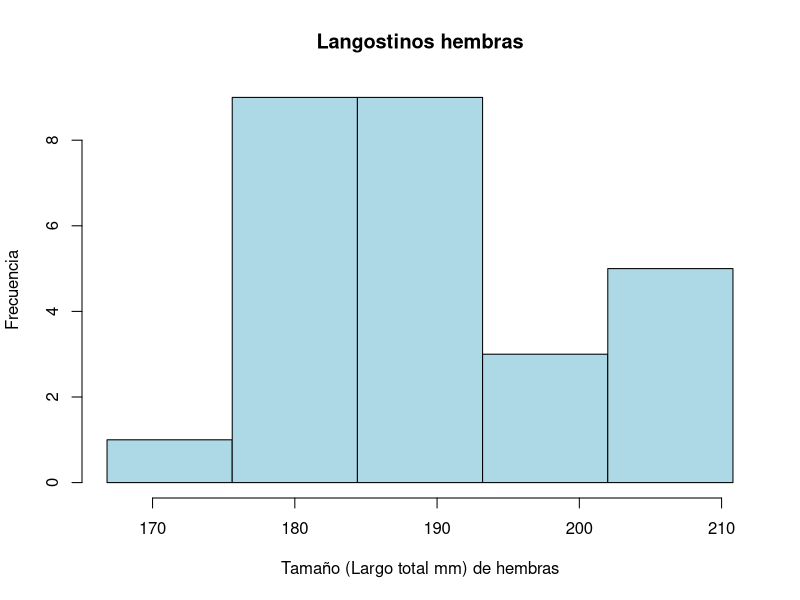
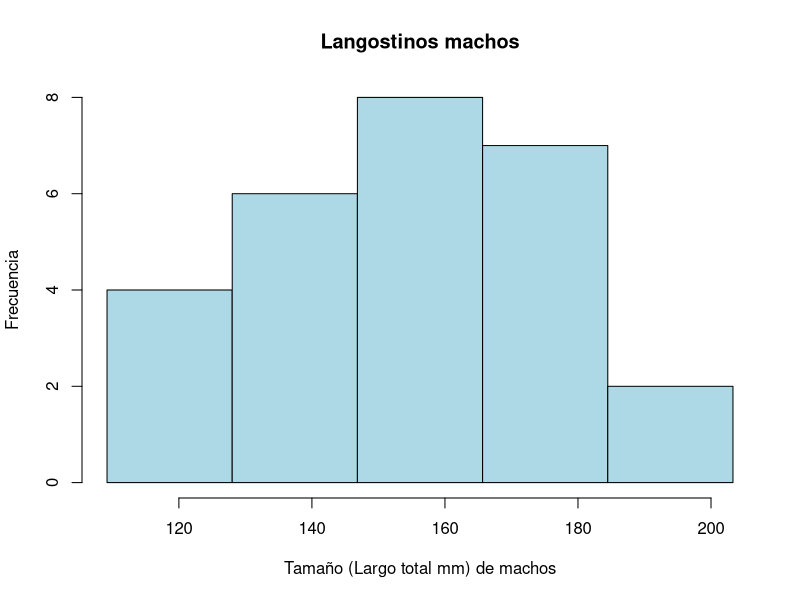
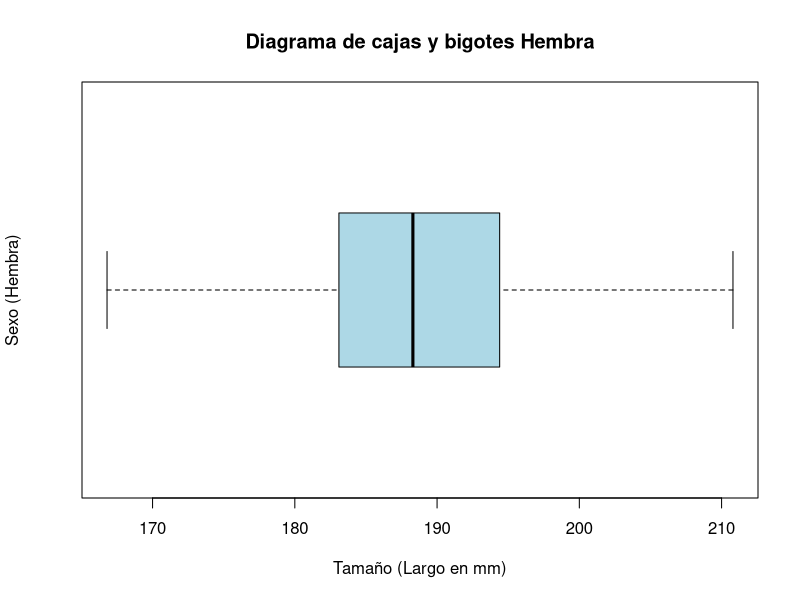
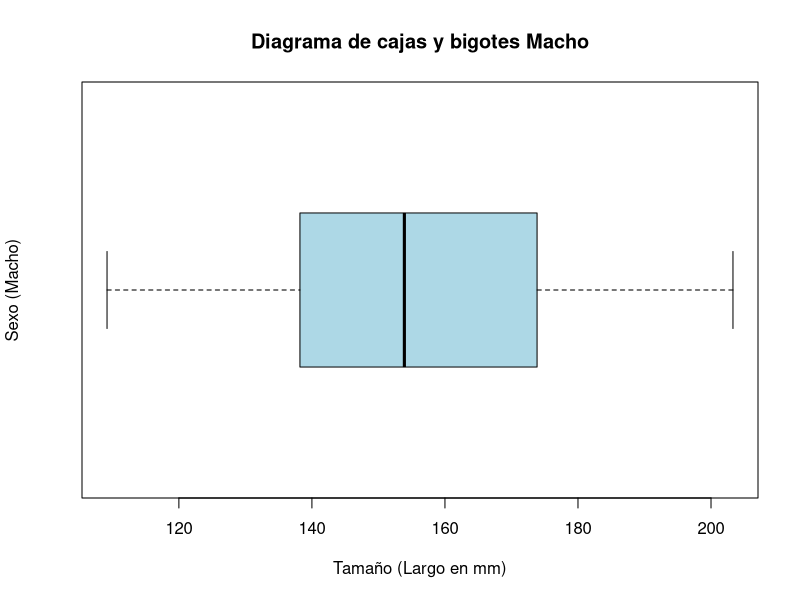
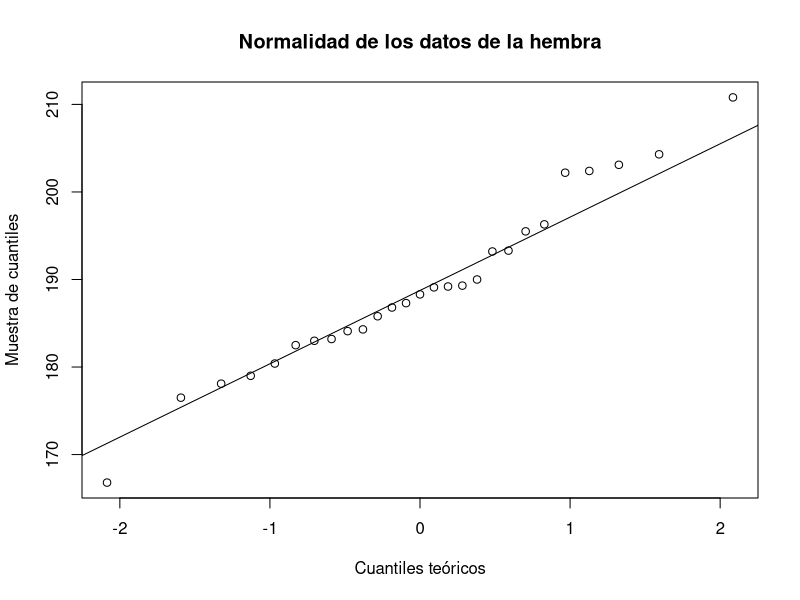
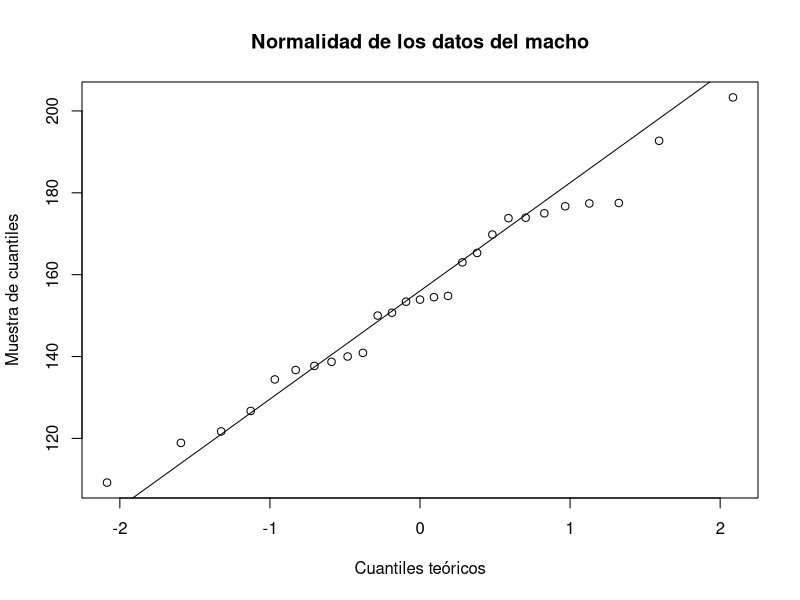
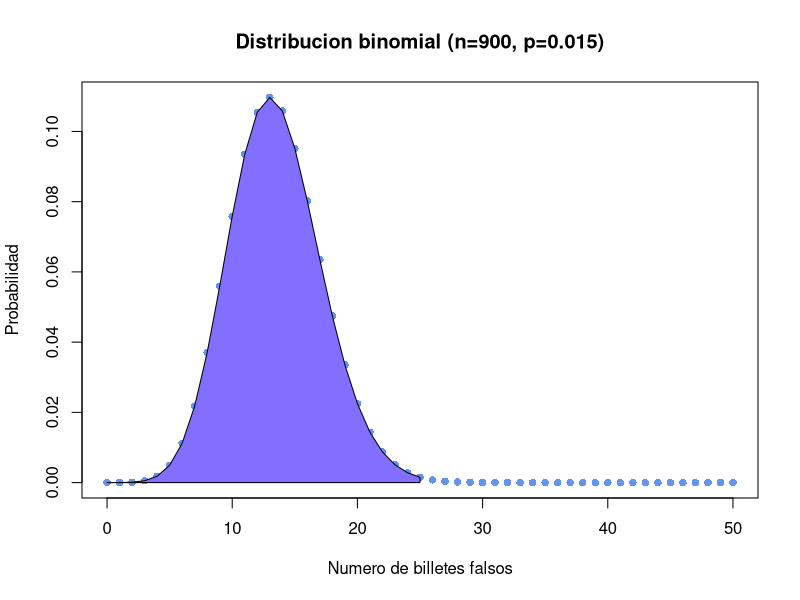
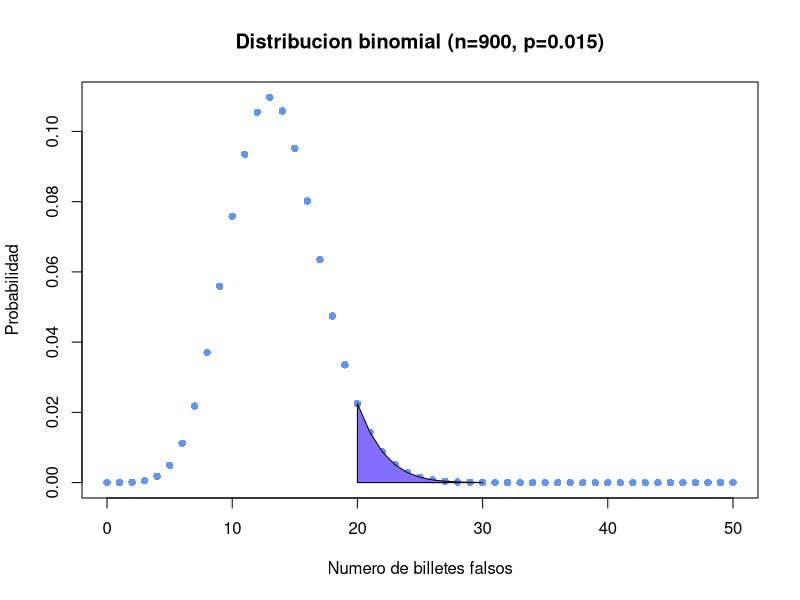

The R script that drew these images, in order:
## ---- chunk 1
knitr::opts_chunk$set(echo = TRUE)
## ---- chunk 2
hembra<- c(183.2,184.1,183.0,204.3,176.5,179.0,188.3,186.8,202.2,182.5,190.0,178.1 
,193.2,180.4,184.3,189.2,189.1,203.1,166.8,196.3,193.3,187.3,185.8,189.3,195.5 
,202.4,210.8)

macho<- c(140.9,121.7,173.8,154.5,109.2,150.7,203.3,163.0,137.7,173.9,177.4 
,154.8,177.5,153.4,138.7,136.7,165.3,126.7,118.9,140.0,192.7,134.4,175.0 
,169.8,153.9,176.7,150.0)

hembraOrdenado<- sort(hembra);hembraOrdenado
machoOrdenado<- sort(macho);machoOrdenado

#par(mfrow=c(1,2)) 

hist(hembra,breaks =seq(166.8,210.8, by=8.8),main = "Langostinos hembras", 
     xlab = "Tamaño (Largo total mm) de hembras", ylab = "Frecuencia", 
     freq=TRUE,col = "lightblue")
hist(macho, breaks =seq(109.2,203.3, by=18.82),main = "Langostinos machos", 
     xlab = "Tamaño (Largo total mm) de machos",ylab = "Frecuencia", 
     freq=TRUE,col = "lightblue")
## ---- chunk 3
#Media y desviacion estandar de las hembras
mediaHembra<-mean(hembra);mediaHembra
desvHembra <-sd(hembra);desvHembra

#Media y desviacion estandar de los machos
mediaMacho<-mean(macho);mediaMacho
desvMacho<-sd(macho);desvMacho

## ---- chunk 4

#Datos hembras
numeroHembras <-27
EHembras <-(desvHembra/sqrt(numeroHembras))
margenE <- 2.17*EHembras 
limInferiorHembras <-mediaHembra-margenE;limInferiorHembras
limSuperiorHembras <-mediaHembra+margenE;limSuperiorHembras

#Datos machos
numeroMachos <-27
EMachos <-(desvMacho/sqrt(numeroMachos))
margenE <- 2.17*EMachos
limInferiorMachos <-mediaMacho-margenE;limInferiorMachos
limSuperiorMachos <-mediaMacho+margenE;limSuperiorMachos
## ---- chunk 5
#Hembras
boxplot(hembra, horizontal = TRUE, main = "Diagrama de cajas y bigotes Hembra", 
     xlab = "Tamaño (Largo en mm)", ylab = "Sexo (Hembra)",col = "lightblue")
## ---- chunk 6
#Machos
boxplot(macho, horizontal = TRUE, main = "Diagrama de cajas y bigotes Macho", 
     xlab = "Tamaño (Largo en mm)", ylab = "Sexo (Macho)",col = "lightblue")
## ---- chunk 7
#Normalidad de los datos de la hembra
ks.test(hembra,pnorm,mediaHembra,desvHembra)

qqnorm(hembra, main = "Normalidad de los datos de la hembra",
       xlab = "Cuantiles teóricos", ylab = "Muestra de cuantiles",
       plot.it = TRUE)
qqline(hembra)


#Normalidad de los datos del macho
ks.test(macho,pnorm,mediaMacho,desvMacho)

qqnorm(macho, main = "Normalidad de los datos del macho",
       xlab = "Cuantiles teóricos", ylab = "Muestra de cuantiles",
       plot.it = TRUE)
qqline(macho)
## ---- chunk 8
n<-900
p <- 0.015
q <- 1-p

probabilidadA<- pbinom(25,n,p);probabilidadA

longitudX<-c(0:50)
probabilidadAgrafica<-dbinom(0:50,900,0.015)

#grafica
plot(longitudX,probabilidadAgrafica, main="Distribucion binomial (n=900, p=0.015)",
xlab="Numero de billetes falsos",
ylab="Probabilidad",
pch=16,
col = "cornflowerblue")

#colorear el area bajo la curva
polygon(c(longitudX[longitudX <= 25 ], 25),c(probabilidadAgrafica[longitudX <= 25 ], 0),
        col = "slateblue1",
        border = 1)
## ---- chunk 9
probabilidadB<- pbinom(30,n,p) - pbinom(19,n,p);probabilidadB

longitudBX<-c(0:50)
probabilidadBgrafica<-dbinom(0:50,900,0.015)

#grafica
plot(longitudBX,probabilidadBgrafica,main="Distribucion binomial (n=900, p=0.015)",
xlab="Numero de billetes falsos",
ylab="Probabilidad",
pch=16,
col = "cornflowerblue")

#colorear el area bajo la curva

i <- longitudBX >= 20 & longitudBX <= 30
polygon(c(20,longitudBX[i],30), c(0,probabilidadBgrafica[i],0), col="slateblue1")
## ---- chunk 10
probabilidadC<- 1-(pbinom(9,n,p));probabilidadC
##probabilidadC<- pbinom(10,n,p,lower.tail = FALSE);probabilidadC

longitudCX<-c(0:50)
probabilidadCgrafica<-dbinom(0:50,900,0.015)

#grafica
plot(longitudCX,probabilidadCgrafica,main="Distribucion binomial (n=900, p=0.015)",
xlab="Numero de billetes falsos",
ylab="Probabilidad",
pch=16,
col = "cornflowerblue")

#colorear el area bajo la curva
polygon(c(longitudCX[longitudCX >= 10 ], 10),c(probabilidadCgrafica[longitudCX >= 10], 0),
        col = "slateblue1",
        border = 1)
## ---- chunk 11
media<- 76
desv<- 5
n<- 100.000
longitudX<-c(50:100)
probabilidadPA<- 1-( pnorm (91, media, desv));probabilidadPA

#Habitantes que superan previsiblemente los 92 años
respuesta<-(probabilidadPA*n);respuesta

probabilidadDN<- dnorm(longitudX,media, desv)

#grafica
plot(longitudX,probabilidadDN,main="Distribucion normal (Media = 76, desv = 5)",
xlab="Edad de los habitantes",
ylab="Probabilidad",
pch=16,
col = "cornflowerblue")

#colorear el area bajo la curva
polygon(c(longitudX[longitudX >= 92 ], 92),c(probabilidadDN[longitudX >= 92], 0),
        col = "slateblue1",
        border = 1)
## ---- chunk 12
probabilidadPB<-( pnorm (55, media, desv))+(1-(pnorm (74, media, desv)));probabilidadPB
respuesta<- probabilidadPB*n;respuesta

longitud<-c(50:100)
probabilidad<- dnorm(longitud,media, desv)

#grafica
plot(longitud,probabilidad,main="Distribucion normal (media = 76, desv = 5)",
xlab="Edad de los habitantes",
ylab="Probabilidad",
pch=16,
col = "cornflowerblue")

polygon(c(longitud[longitud >= 75 ], 75),c(probabilidad[longitud >= 75], 0),
        col = "slateblue1",
        border = 1)

polygon(c(longitud[longitud <= 55 ], 55),c(probabilidad[longitud <= 55], 0),
        col = "slateblue1",
        border = 1)
